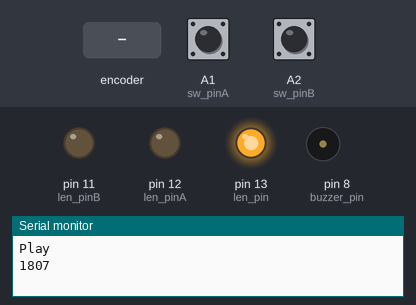
This sketch was run on a simulated Arduino Uno, built with avr-gcc and run on an emulated ATmega328P. Shown: output pins drawn as LEDs (lit = HIGH), buzzer (waves = sounding), the last lines printed to the serial monitor. Inputs (shaded band) come from the test bench; at power-on: A1 (sw_pinA) HIGH, A2 (sw_pinB) HIGH. Random numbers use the default seed unless the sketch sets one; pins used as bus, display or sensor lines are not drawn.

Above: at 2.6 s.
2.7 s: rotary encoder on A1 (sw_pinA) / A2 (sw_pinB) turned 1 step (first pin leading)
At 3.5 s:
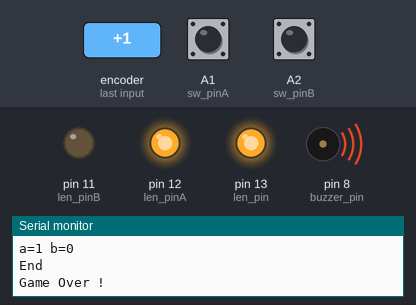
At 20.3 s:
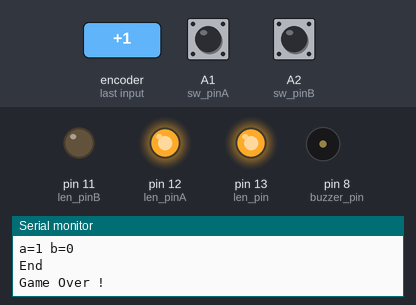
Timing chart, 0 to 20.6 s (numbered marks = the images above; inputs shaded):
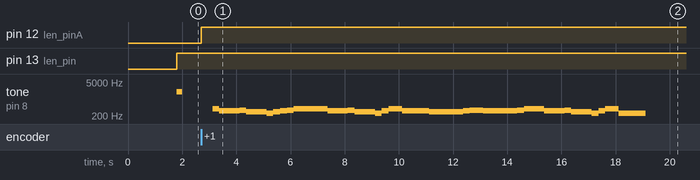

Measured:
- after the input at 2.7 s, pin 12 (len_pinA): LOW → HIGH at once; tone on pin 8 (buzzer_pin): plays 392 Hz for 0.25 s, 330 Hz for 0.75 s, 349 Hz for 0.25 s, 294 Hz for 0.75 s, 262 Hz for 0.25 s, 294 Hz for 0.25 s … (29 notes in this stretch), starting after 0.42 s

The sketch:

ButtonLedGame.ino
```cpp
#define len_pin 13
#define len_pinA 12
#define len_pinB 11
#define sw_pinA A1
#define sw_pinB A2
#define buzzer_pin 8

void setup() {
  pinMode(len_pin, OUTPUT);
  pinMode(len_pinA, OUTPUT);
  pinMode(len_pinB, OUTPUT);
  pinMode(sw_pinA, INPUT_PULLUP);
  pinMode(sw_pinB, INPUT_PULLUP);
  pinMode(buzzer_pin, OUTPUT);

  Serial.begin(9600);
}

boolean play = false;
boolean gameOver = false;
int a, b; // score
int amount = 1;

void loop() {
  if (gameOver) {
    return;
  }
  // 1. turnOff all LED
  digitalWrite(len_pinA, LOW);
  digitalWrite(len_pinB, LOW);
  digitalWrite(len_pin, LOW);

  // 2. Ready to play
  Serial.println("Play");
  int randomNumber = random(5000);
  delay(randomNumber);

  // 3. turnOn LED
  Serial.println(randomNumber);
  digitalWrite(len_pin, HIGH);
  play = true;
  tone(buzzer_pin, 2000, 200);

  // 4. Wait click button
  while (play) {
    // A-Button click
    if (digitalRead(sw_pinA) == 0 && play) {
      Serial.println("A click");
      play = false;
      digitalWrite(len_pinA, HIGH);
      ++a;
    }
    // B-Button click
    if (digitalRead(sw_pinB) == 0 && play) {
      Serial.println("B click");
      play = false;
      digitalWrite(len_pinB, HIGH);
      ++b;
    }
  }

  for (int i = 1; i <= 3; i++) {
    digitalWrite(buzzer_pin, HIGH);
    delay(70);
    digitalWrite(buzzer_pin, LOW);
    delay(70);
  }

  Serial.print("a=");
  Serial.print(a);
  Serial.print(" b=");
  Serial.println(b);
  Serial.println("End");
  // 5. Game over ?
  if (a == amount || b == amount) {
    gameOver = true;
    Serial.println("Game Over !");
    //音階頻率
    int freq[] = {262, 294, 330, 349, 392};
    //輸入歌曲音調
    int melody[] = {5, 3, 3, 4, 2, 2, 1, 2, 3, 4, 5, 5, 5, 5, 3, 3, 4, 2, 2, 1, 3, 5, 5, 3, 2, 2, 2, 2, 2, 3, 4, 3, 3, 3, 3, 3, 4, 5, 5, 3, 3, 4, 2, 2, 1, 3, 5, 5, 1};
    //輸入節拍
    int beat[] = {1, 1, 2, 1, 1, 2, 1, 1, 1, 1, 1, 1, 2, 1, 1, 2, 1, 1, 2, 1, 1, 1, 1, 4, 1, 1, 1, 1, 1, 1, 2, 1, 1, 1, 1, 1, 1, 2, 1, 1, 2, 1, 1, 2, 1, 1, 1, 1, 4};
    for (int i = 0 ; i < 49 ; i++) {
      tone(buzzer_pin, freq[melody[i] - 1]);
      delay(beat[i] * 250);
      noTone(buzzer_pin);
      delay(0);
    }
  }
  delay(3000);

}
```
